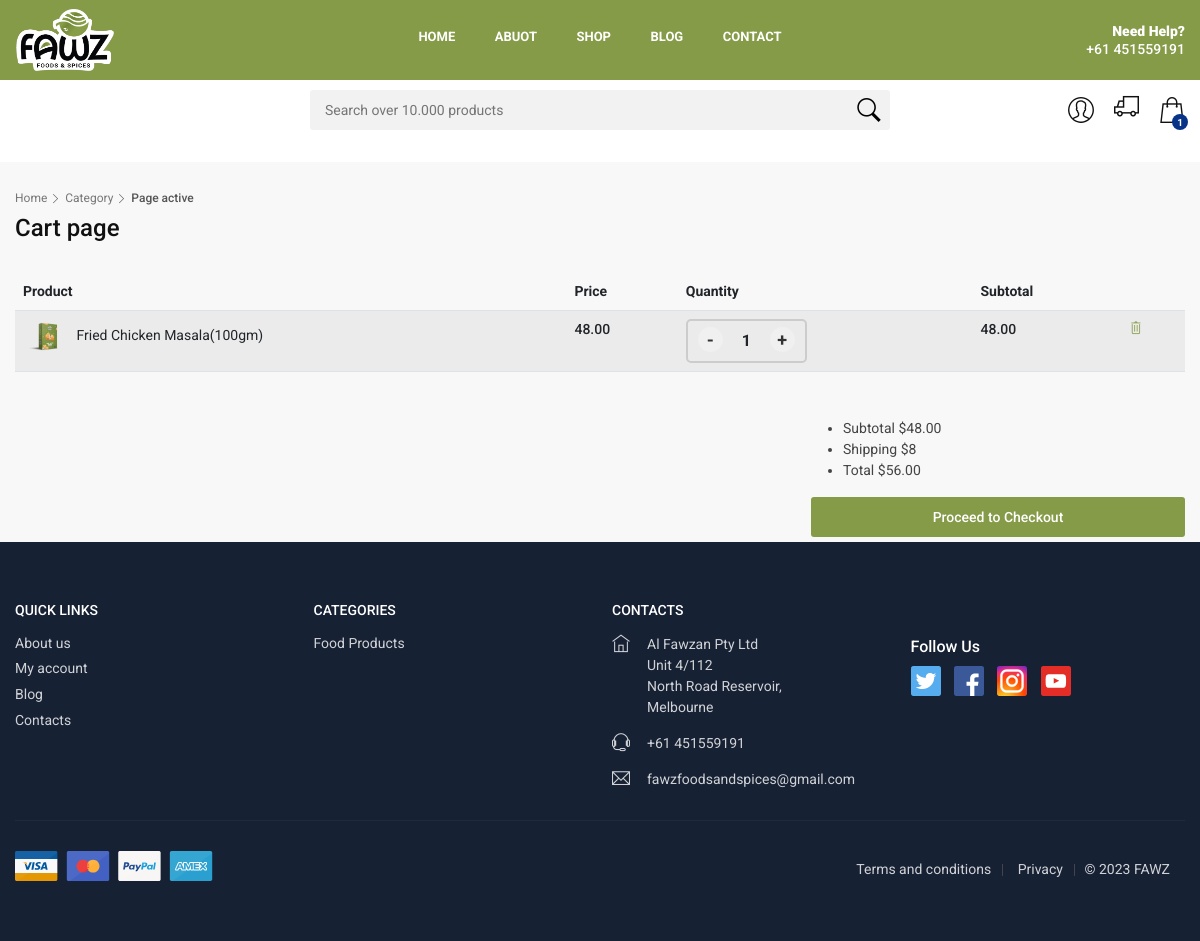
The page /cart/list (signed in) on the database as committed earlier.
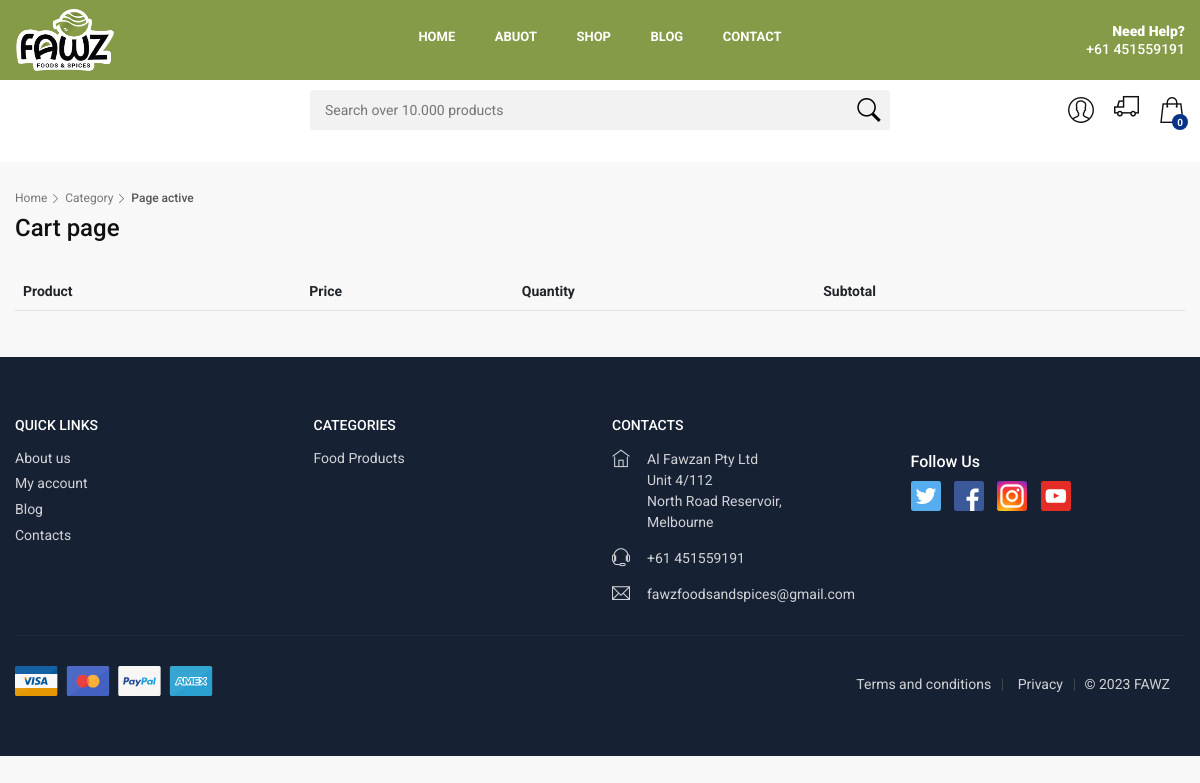
The same page on the database as committed later.
### User_App/models.py (models this page shows)
class Cart(models.Model):
    user = models.ForeignKey(User, on_delete=models.CASCADE)
    product = models.ForeignKey(Product, on_delete=models.CASCADE)
    price_dummy = models.DecimalField(max_digits=10, decimal_places=2, null=True, blank=True)
    quantity = models.IntegerField(default=1)
    total = models.DecimalField(max_digits=10, decimal_places=2, null=True, blank=True)
    ordered = models.BooleanField(default=False)

### Admin_App/models.py (models this page shows, shortened)
class Product(models.Model):
    name = models.CharField(max_length=100)
    image = models.ImageField(upload_to='product_image', null=True, blank=True)
    image_two = models.ImageField(upload_to='product_image', null=True, blank=True)
    description = models.CharField(max_length=100, null=True, blank=True)
    actual_price = models.DecimalField(max_digits=10, decimal_places=2, null=True, blank=True)
    discount_price = models.DecimalField(max_digits=10, decimal_places=2, null=True, blank=True)

### User_App/views.py (the view)
# urls.py: path('cart/list', cart_list, name='cart_list'),
@login_required
def cart_list(request):
    current_page = 'cart_list'
    user = request.user
    cart = Cart.objects.filter(user=user,ordered=False).order_by('-id')
    subtotal = sum(x.total for x in cart if not x.ordered)
    total_of_total = sum(x.total for x in cart if not x.ordered) + 8
    context = {
        'current_page': current_page,
        'cart' : cart,
        'subtotal' :subtotal,
        'total_of_total' : total_of_total
    }
    return render(request, 'User/cart_list.html', context)

### Core/context_processors.py (called while the page is built)
def context(request):
    from User_App.models import Cart
    try:
        cart_items = Cart.objects.filter(user=request.user,ordered=False).count()
    except:
        cart_items = 0
    data = {
        'cart_items_count' : cart_items
    }
    return data

### templates/User/cart_list.html (shortened to what this page needs)
{% extends "user/base.html" %}
{% load static %}
{% block content %}
	<main class="bg_gray">
		<div class="container margin_30">
		<div class="page_header">
			<div class="breadcrumbs">
				<ul>
					<li><a href="#">Home</a></li>
					<li><a href="#">Category</a></li>
					<li>Page active</li>
				</ul>
			</div>
			<h1>Cart page</h1>
		</div>
		<table class="table table-striped cart-list">
							<thead>
								<tr>
									<th>
										Product
									</th>
									<th>
										Price
									</th>
									<th>
										Quantity
									</th>
									<th>
										Subtotal
									</th>
									<th>
									</th>
								</tr>
							</thead>
							<tbody>
                                {% for cart in cart %}
									<tr>
										<td>
											<div class="thumb_cart">
												<img src="{{ cart.product.image.url }} " data-src="{{ cart.product.image.url }}" class="lazy" alt="Image" style="width: 50px;">
												<span class="item_cart">{{ cart.product.name }}</span>
											</div>
										</td>
										<td>
											<strong>{{ cart.price_dummy }}</strong>
										</td>
										<td class="cart-product-quantity">
											<div class="quantity-wrapper">
												<a href="{% url 'decrease_quantity' cart.id %}" class="quantity-button">-</a>
												<div class="quantity">{{ cart.quantity }}</div>
												<a href="{% url 'increase_quantity' cart.id %}" class="quantity-button">+</a>
											</div>
										</td>
										<td>
											<strong>{{ cart.total }}</strong>
										</td>
										<td class="options">
											<a href="{% url 'delete_cart' cart.id %}"><i class="ti-trash"></i></a>
										</td>
									</tr>
								{% endfor %}
							</tbody>
						</table>
					</div>
		</div>
		{% if cart %}
		<div class="box_cart">
			<div class="container">
			<div class="row justify-content-end">
				<div class="col-xl-4 col-lg-4 col-md-6">
			<ul>
				<li>
					<span>Subtotal</span> ${{ subtotal }}
				</li>
				<li>
					<span>Shipping</span> $8
				</li>
				<li>
					<span>Total</span> ${{ total_of_total }}
				</li>
			</ul>
			<a href="{% url 'order' %}" class="btn_1 full-width cart">Proceed to Checkout</a>
					</div>
				</div>
			</div>
		</div>
		{% endif %}
{% endblock content %}

Rows that differ between the two databases and show on the page:
removed Cart: product.image (picture), product.name "Fried Chicken Masala(100gm)", price_dummy "48.00", quantity "1", total "48.00"
Other text that changed with them:
{{ cart_items_count }}: "1" → "0"
{{ subtotal }}: "48.00" → (not shown)
{{ total_of_total }}: "56.00" → (not shown)
text no longer shown: "Subtotal $ Shipping $8 Total $ Proceed to Checkout"
